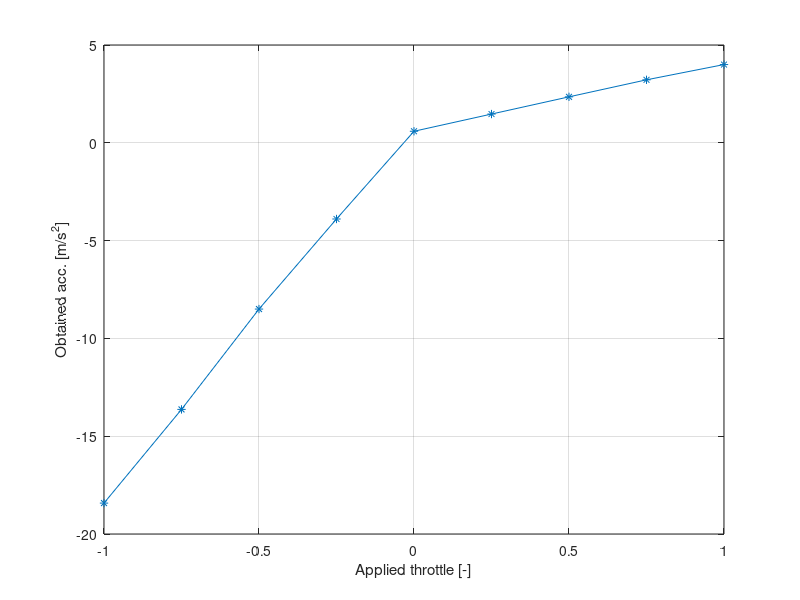

Here is the MATLAB script that generated this plot:
% Motorcycle model definition file.
% Author(s): G.D Wood
% Copyright 1990-2002 The MathWorks, Inc.

% Inertia parameters.
Mff_str = 13.1;  % kg.  Mass of the front steering body (steering axle + suspension)
Mff_sus = 17.5;  % kg.  Mass of the suspension
Mmain  = 209.6;  % kg.  Mass of the main frame
Mfw = 25.6;      % kg.  Mass of the front wheel
Mrw = 25.6;      % kg.  Mass of the rear wheel
Mubr = 44.5;     % kg.  Mass of the rider
Mswg_arm = 0;    % kg.  Mass of the swingarm

% Inertia parameters for the front suspension
Iff_strx = 0.8;  % kg*m^2. 
Iff_stry = 1.2;  % kg*m^2. 
Iff_strz = 0.5;  % kg*m^2. 
Iff_strxz = 0;   % kg*m^2. 

% Inertia matrix for the front suspension
Iff_sus = [Iff_stry 0 Iff_strxz;
           0 Iff_stry 0;
           Iff_strxz 0 Iff_strz*0.1]*0.2 ;
       
% Inertia matrix for the rear suspension
Iff_rear_sus = [Iff_stry 0 Iff_strxz;0 Iff_stry 0;Iff_strxz 0 Iff_strz*0.1]*0.2 ;

% Inertia parameters for the main frame
Imnx = 6.9;      % kg*m^2. 
Imny = 34.1;     % kg*m^2.
Imnz = 21.1;     % kg*m^2.
Imnxz  = 1.7;    % kg*m^2.

% Inertia matrix for the main frame
Imn = [Imnx+5 0 Imnxz;0 Imny 0;Imnxz 0 Imnz+5]*0.68 ;

% Inertia matrix for the front steer body
Iff_str = [Iff_stry 0 Iff_strxz;
           0 Iff_stry 0;
           Iff_strxz 0 Iff_strz*0.1]*0.25 ;
       
% Inertia parameters for the rider
Iubrx = 1.3;     % kg*m^2.
Iubry = 2.1;     % kg*m^2.
Iubrz = 1.4;     % kg*m^2.
Iubrxz = 0.3;    % kg*m^2.

% Inertia matrix for the rider
Iubr = [Iubrx 0 Iubrxz;0 Iubry 0;Iubrxz 0 Iubrz] ;

% Inertia parameters for the front wheel and rear wheel
Ifwx = 0.3 ;     % kg*m^2.
Ifwy  = 0.58;    % kg*m^2.
Ifwz = 0.3 ;     % kg*m^2.
Irwx = 0.38 ;    % kg*m^2.
Irwy = 0.74;     % kg*m^2.
Irwz = 0.38 ;    % kg*m^2.

% Inertia matrix for the front wheel and rear wheel
Ifw = [Ifwx 0 0;0 Ifwy 0;0 0 Ifwz] ;
Irw = [Irwx 0 0;0 Irwy 0;0 0 Irwz] ;

% Geometric parameters.
x1  =  0.770;   % m
z1  = -0.582;   % m
x2  =  1.168;   % m
z2  = -0.834;   % m
x3  =  1.165;   % m
z3  = -0.869;   % m
x4  =  1.225;   % m
z4  = -0.867;   % m
x5  =  1.539;   % m
z5  = -0.318;   % m
x6  =  1.539;   % m
z6  = -0.318;   % m
x7  =  0.000;   % m
z7  = -0.321;   % m
x8  =  0.680;   % m
z8  = -0.532;   % m
x9  =  0.600;   % m
z9  = -1.000;   % m
x10 =  0.600;   % m
z10 = -1.190;   % m
x11 =  0.400;   % m
z11 = -0.321;   % m
x12 =  0.000;   % m
z12 = -0.330;   % m
x13 =  0.000;   % m
z13 = -0.700;   % m
x14 =  0.100;   % m
z14 = -0.330;   % m
r_tcf = 0.049;  % m  Front camber const.
r_tcr = 0.07;   % m  Rear camber const.
fwrad = 0.319;  % m  Front wheel radius
rwrad = 0.321;  % m  Rear wheel radius
epsilon = 0.52; %rad Steer axle inclination with the vertical (Rake angle)

% Suspension parameters.
r_sprld0 = 1540.0;  
f_sprld0 = 940.0;  
Ksf = 9000.0;  
Csf = 550.0;  
Ksr = 25700.0;
Csr = 1100.0; 
Ktf = 115000.0;  
Ktr = 170000.0;  
fw_ld0 = 1250.0;  
rw_ld0 = 1792.0;

% Stiffness and damping parameters.
Kp_ubr = 10000.0;
Cp_ubr = 85.2;  
Kp_twst = 34100.0;  
Cp_twst = 99.7;  
Kp_str = 0.0;
Kp_sts = 1000000.0;  
Cp_str = 7.4;  


% Tyre parameters.
C_Mgf = 4.8;
C_Mgr = 7.9;
C_Faf = 1.85e4;
C_Far = 2.58e4;
C_Fgf = 1.71e3;
C_Fgr = 2.80e3;
p_agf = 0.46;  
p_agr = 0.4;
p_ggf = 0.36;  
p_ggr = 0.5;  
q_aaf = 10.1;  
q_aar = 10.1; 
q_ggf = 5.1;  
q_ggr = 5.1;
t_pf = 0.03; 
t_pr = 0.03;  
n_af = 14;  
n_ar = 1.9;  
n_gf = 1.3; 
n_gr = 1.69;
sigma_fyr = 0.25;  
sigma_fyf = 0.25;  
r_sl_stf = 20000;  
f_sl_stf = 15000;

% Set-defaults
theta = 0.0; % Grade angle (gravity)
brake = 0.0; % Brake ratio 
satf = 4800; % Saturation force of the tire
v_ini = 30.0; % m/s Initial velocity


% Suspension pickup points.
Pickup.p1.name  = 'Aerodynamics centre of pressure';
Pickup.p1.coordinates = eval(['[x1 0 z1]']);
Pickup.p2.name = 'Twist axis joint with rear frame';
Pickup.p2.coordinates = eval(['[x2 0 z2]']);
Pickup.p3.name = 'Centre of mass of front frame steer body'; 
Pickup.p3.coordinates = eval(['[x3 0 z3]']);
Pickup.p4.name = 'Joint co-ordinate for front frame suspension and steer bodies'; 
Pickup.p4.coordinates = eval(['[x4 0 z4]']);
Pickup.p5.name = 'Centre of mass of front suspension body';
Pickup.p5.coordinates = eval(['[x5 0 z5]']);
Pickup.p6.name = 'Front wheel attachment point'; 
Pickup.p6.coordinates = eval(['[x6 0 z6]']);
Pickup.p7.name = 'Rear wheel centre point'; 
Pickup.p7.coordinates = eval(['[x7 0 z7]']);
Pickup.p8.name = 'Centre of mass of the main frame'; 
Pickup.p8.coordinates = eval(['[x8 0 z8]']);
Pickup.p9.name =  'Attachment point for rider on rear frame'; 
Pickup.p9.coordinates = eval(['[x9 0 z9]']);
Pickup.p10.name = 'Rider centre of mass'; 
Pickup.p10.coordinates = eval(['[x10 0 z10]']);
Pickup.p11.name = 'Swinging arm joint point to main frame'; 
Pickup.p11.coordinates = eval(['[x11 0 z11]']);
Pickup.p12.name = 'Attachment point for the rear spring onto bottom link'; 
Pickup.p12.coordinates = eval(['[x12 0 z12]']);
Pickup.p13.name = 'Attachment point for the rear spring onto main frame'; 
Pickup.p13.coordinates = eval(['[x13 0 z13]']);
Pickup.p14.name = 'Centre of mass of swing arm'; 
Pickup.p14.coordinates = eval(['[x14 0 z14]']);

% Torque-->Inputs block
inputs.del_min  = 0.05 ; % Minimum delta-steering angle

% tranfer function relating [input] steering angle (\delta_{ref}) and
% [output] steering torque
inputs.del_tf_num = -10*[5] ; 
inputs.del_tf_den = [1 5] ;

% Engine parameters
% Engine = min(-inputs.engine_a1*acc, inputs.engine_a2) +
%                max(-inputs.engine_b1*acc, -inputs.engine_b2) ;
inputs.engine_a1 = 150 ;
inputs.engine_a2 = 0 ;
inputs.engine_b1 = 750 ;
inputs.engine_b2 = 0 ;

% Aerodynamics block
CDA = 0.312;  
CLA = 0.114;
Aero.Drag = -0.5*1.227*CDA ;
Aero.Lift = -0.5*1.227*CLA ;

% Rear brake block
speedcontrol.const = -80 ; % Default at -80 
% The Body decelerates on changing this to zero.
%% Relationship between applied and obtained acceleration
x = -1:0.25:1 ;                                         % applied throttle
y = [-18.42;-13.63;-8.5;-3.895;0.59;1.47;2.35;3.22;4] ; % obtained acc.
plot(x,y,'-*')
xlabel('Applied throttle [-]')
ylabel('Obtained acc. [m/s^2]')
grid on

%% Relationship between applied and obtained steering
